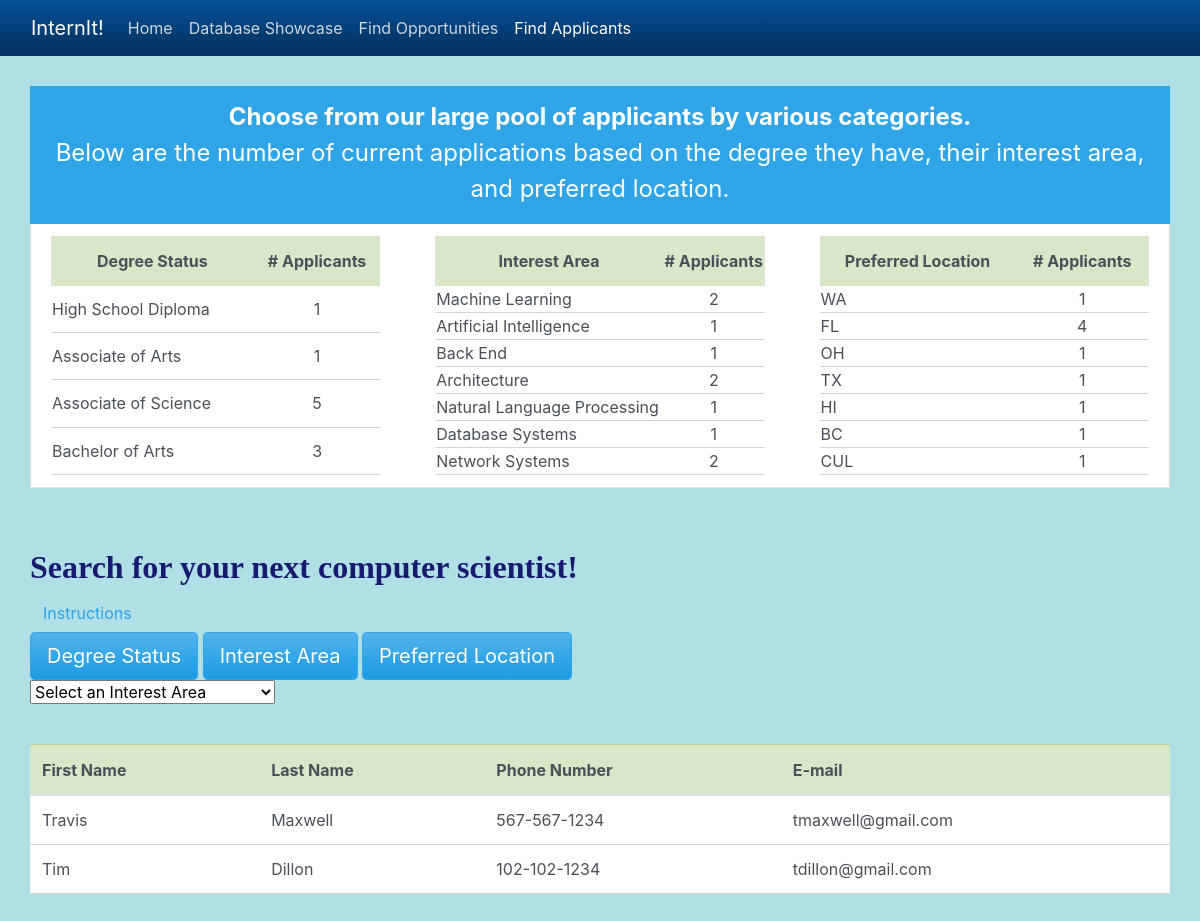
/faInterest.php?interestS=1, run on the app's committed database.
### tables this page shows
CREATE TABLE APPLICANTS
(
    ApplicantId    		INTEGER         	NOT NULL    	AUTO_INCREMENT  PRIMARY KEY ,
    FName         		VARCHAR(120),
	LName         		VARCHAR(120),
	DOB    				DATE,
	Age					INTEGER,
	PhoneNumber			VARCHAR(12),
	Degree_Status		INTEGER,
	PreferredLocation 	INTEGER				DEFAULT 1,
	Password			VARCHAR(120)		NOT NULL,
	Email				VARCHAR(120)		NOT NULL
);

### faInterest.php (the view, shortened to what this page needs)
<!DOCTYPE html>
<html lang="en">
    <head>
        <link rel="stylesheet" href="https://bootswatch.com/4/cerulean/bootstrap.min.css">
        <link rel="stylesheet" href = FindApplicantsStyle.css>
    </head>
    <body>
        <nav class="navbar navbar-expand-lg navbar-dark bg-dark">
            <div class="container-fluid">
                <a class="navbar-brand" href="#">InternIt!</a>
                <div class="collapse navbar-collapse" id="navbarColor02">
                    <ul class="navbar-nav me-auto">
                        <li class="nav-item">
                            <a class="nav-link" href="index.php">Home
                            </a>
                        </li>
                        <li class="nav-item">
                            <a class="nav-link" href="dataBaseShowCase.php">Database Showcase</a>
                        </li>
                        <li class="nav-item">
                            <a class="nav-link" href="FindOpportunities.php">Find Opportunities</a>
                        </li>
                        <li class="nav-item active">
                            <a class="nav-link" href="FindApplicants.php">Find Applicants</a>
                        </li>
                    </ul>
                </div>
            </div>
        </nav>
        <div class="listgroup">
            <a href="#" class="list-group-item list-group-item-action flex-column align-items-start active">
                <p class="mb-1" style="font-size: 1.5em">
                    <strong>Choose from our large pool of applicants by various categories.</strong>
                    <br>
                    Below are the number of current applications based on the degree they have, their interest area, and preferred location.
                </p>
            </a>
            <a href="#" class="list-group-item list-group-item-action flex-column align-items-start">
                <div class="d-flex w-10 justify-content-between">
                    <?php
                    $connection = mysqli_connect(DBHOST, DBUSER, DBPASS, DBNAME);
                    ?>
                    <table class="table1">
                        <thead>
                            <tr class="table-success">
                                <th class="top"  scope="col">Degree Status</th>
                                <th class="top"  scope="col"># Applicants</th>
                            </tr>
                        </thead>
                        <?php
                        $sql = "    SELECT D.Degree, Count(A.Degree_Status)
                                            FROM APPLICANTS A, DEGREE_STATUS D
                                            WHERE A.Degree_Status = D.DegreeID
                                            GROUP BY A.Degree_Status";
                        if ($result = mysqli_query($connection, $sql))
                        {
                            while($row = mysqli_fetch_assoc($result))
                            {
                        ?>
                        <tr class = "t1results">
                            <td><?php echo $row['Degree'] ?></td>
                            <td style="text-align: center"><?php echo $row['Count(A.Degree_Status)'] ?></td>
                        </tr>
                        <?php
                            }
                        }
                        ?>
                    </table>
                    <?php
                    $connection = mysqli_connect(DBHOST, DBUSER, DBPASS, DBNAME);
                    ?>
                    <table class="table2">
                        <thead>
                            <tr class="table-success">
                                <th class="top" scope="col">Interest Area</th>
                                <th class="top" scope="col"># Applicants</th>
                            </tr>
                        </thead>
                        <?php
                        $sql = "    SELECT IA.Interest, Count(*)
                                            FROM APPLICANTS A, INTEREST_LOG IL, INTEREST_AREA IA
                                            WHERE 	A.ApplicantId = IL.UserID AND
		                                            IL.InterestID = IA.InterestId
                                            GROUP BY IA.InterestId;";
                        if ($result = mysqli_query($connection, $sql))
                        {
                            while($row = mysqli_fetch_assoc($result))
                            {
                        ?>
                        <tr class = "t2results">
                            <td><?php echo $row['Interest'] ?></td>
                            <td style="text-align: center"><?php echo $row['Count(*)'] ?></td>
                        </tr>
                        <?php
                            }
                        }
                        ?>
                    </table>
                    <?php
                    $connection = mysqli_connect(DBHOST, DBUSER, DBPASS, DBNAME);
                    ?>
                    <table class="table3">
                        <thead>
                            <tr class="table-success">
                                <th class="top"  scope="col">Preferred Location</th>
                                <th class="top"  scope="col"># Applicants</th>
                            </tr>
                        </thead>
                        <?php
                        $sql = "    SELECT State_Region, Count(*)
                                        FROM APPLICANTS A, LOCATIONS L
                                        WHERE 	A.PreferredLocation = L.LocationId
                                        GROUP BY A.PreferredLocation;";
                        if ($result = mysqli_query($connection, $sql))
                        {
                            while($row = mysqli_fetch_assoc($result))
                            {
                        ?>
                        <tr class = "t3results">
                            <td class><?php echo $row['State_Region'] ?></td>
                            <td style="text-align: center"><?php echo $row['Count(*)'] ?></td>
                        </tr>
                        <?php
                            }
                        }
                        ?>
                    </table>
                </div>
            </a>
        </div>
        <div class="searchArea">
            <h2 class="searchHeader" onclick="instruct1"><strong>Search for your next computer scientist!</strong></h2>
            <button  onclick="instruct1()" type="button1" class="btn btn-link">Instructions</button>
            <div class="searchApplicants">
                <button  onclick="window.location.href='FindApplicants.php'" type="button" class="btn btn-primary btn-lg">Degree Status</button>
                <button onclick="window.location.href='#'"  type="button" class="btn btn-primary btn-lg">Interest Area</button>
                <button onclick="window.location.href='faLocation.php'"  type="button" class="btn btn-primary btn-lg">Preferred Location</button>
                <form id="degreeForm" method="GET" >
                    <select  name="interestS" onchange='this.form.submit()'>
                        <option selected>Select an Interest Area</option>
                        <?php
                        $connection = mysqli_connect(DBHOST, DBUSER, DBPASS, DBNAME);
                        ?>
                    </select>
                    <?php
                    if ($_SERVER["REQUEST_METHOD"] == "GET")
                    {
                        if (isset($_GET['interestS']) )
                        {
                    ?>
                    <p>&nbsp;</p>
                    <table class="table table-hover">
                        <thead>
                            <tr class="table-success">
                                <th scope="col">First Name</th>
                                <th scope="col">Last Name</th>
                                <th scope="col">Phone Number</th>
                                <th scope="col">E-mail</th>
                            </tr>
                        </thead>
                        <?php
                            $sql = "    SELECT  FName, LName, PhoneNumber, Email
                                        FROM    APPLICANTS A, INTEREST_LOG IL
                                        WHERE   IL.InterestID = {$_GET['interestS']} AND
                                                IL.UserID = A.ApplicantId";
                            if ($result = mysqli_query($connection, $sql))
                            {
                                while($row = mysqli_fetch_assoc($result))
                                {
                        ?>
                        <tr>
                            <td><?php echo $row['FName'] ?></td>
                            <td><?php echo $row['LName'] ?></td>
                            <td><?php echo $row['PhoneNumber'] ?></td>
                            <td><?php echo $row['Email'] ?></td>
                        </tr>
                        <?php
                                }
                            }
                        }
                    }
                        ?>
                    </table>
                </form>
            </div>
        </div>
    </body>
</html>

### FindApplicantsStyle.css (style rules this page uses)
body { background-color: powderblue; }
div.listgroup { padding: 30px; display: block; float: left; width: 100%; }
p.mb-1 { text-align: center; }
table thead tr { height: 50px; }
table { background: white; border-collapse: collapse; font-size: 1em; width: 30%; }
table td { border-bottom: solid 1px lightgray; }
table th.top { text-align: center; }
div.searchArea { padding: 30px; display: block; float: left; width: 100%; }
h2.searchHeader { color: midnightblue; font-family: verdana; }
div.searchApplicants { display: block; }

### data on the page
applicants: FName "Travis", LName "Maxwell", PhoneNumber "567-567-1234", Email "tmaxwell@gmail.com"
applicants: FName "Tim", LName "Dillon", PhoneNumber "102-102-1234", Email "tdillon@gmail.com"

### other printed values
$row['Degree'] "High School Diploma"
$row['Count(A.Degree_Status)'] "1"
$row['Degree'] "Associate of Arts"
$row['Degree'] "Associate of Science"
$row['Count(A.Degree_Status)'] "5"
$row['Degree'] "Bachelor of Arts"
$row['Count(A.Degree_Status)'] "3"
$row['Interest'] "Machine Learning"
$row['Count(*)'] "2"
$row['Interest'] "Artificial Intelligence"
$row['Count(*)'] "1"
$row['Interest'] "Back End"
$row['Interest'] "Architecture"
$row['Interest'] "Natural Language Processing"
$row['Interest'] "Database Systems"
